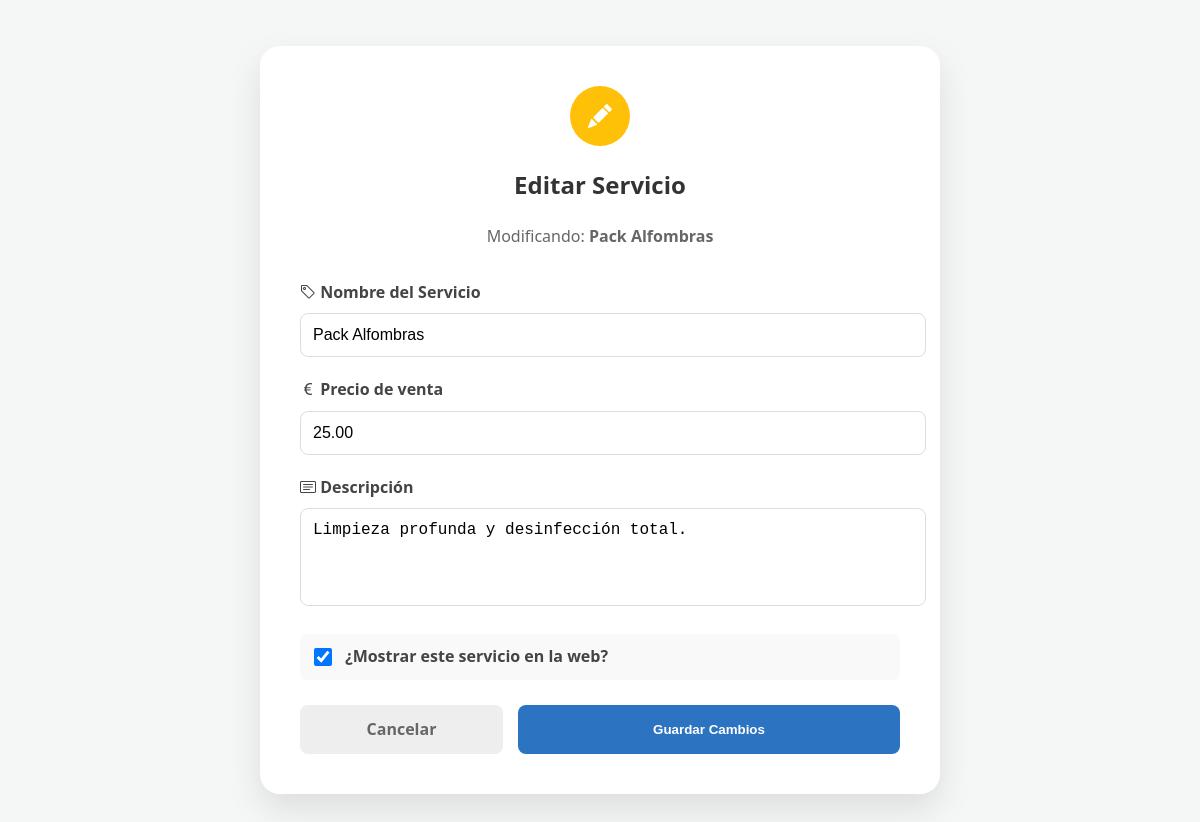
Page /admin/editar-servicio.php?id=3 (signed in) on the committed database.
### tables this page shows
CREATE TABLE `servicios` (
  `id` int(11) NOT NULL,
  `nombre` varchar(100) NOT NULL,
  `descripcion` text DEFAULT NULL,
  `precio` decimal(10,2) NOT NULL,
  `imagen` varchar(255) DEFAULT NULL,
  `activo` tinyint(1) DEFAULT 1
);

### admin/editar-servicio.php (the view, shortened to what this page needs)
<?php
include '../includes/db.php';
$id = $_GET['id'];
$query = "SELECT * FROM servicios WHERE id = $id";
$resultado = mysqli_query($conexion, $query);
$servicio = mysqli_fetch_assoc($resultado);
?>
<!DOCTYPE html>
<html lang="es">
<head>
    <link rel="stylesheet" href="../css/style.css">
    <link rel="stylesheet" href="https://cdn.jsdelivr.net/npm/bootstrap-icons@1.11.1/font/bootstrap-icons.css">
</head>
<body style="background: #f4f7f6; min-height: 100vh; display: flex; align-items: center; justify-content: center; padding: 20px;">
    <div style="width: 100%; max-width: 600px; background: white; padding: 40px; border-radius: 20px; box-shadow: 0 15px 35px rgba(0,0,0,0.1);">
        <div style="text-align: center; margin-bottom: 30px;">
            <div style="background: #ffc107; width: 60px; height: 60px; border-radius: 50%; display: flex; align-items: center; justify-content: center; margin: 0 auto 15px;">
                <i class="bi bi-pencil-fill" style="color: white; font-size: 1.5rem;"></i>
            </div>
            <h2 class="color-azul negrita">Editar Servicio</h2>
            <p style="color: #666;">Modificando: <strong><?php echo $servicio['nombre']; ?></strong></p>
        </div>
        <form method="POST">
            <div style="margin-bottom: 20px;">
                <label style="display: block; margin-bottom: 8px; font-weight: bold; color: #444;">
                    <i class="bi bi-tag"></i> Nombre del Servicio
                </label>
                <input type="text" name="nombre" value="<?php echo $servicio['nombre']; ?>" required
                       style="width: 100%; padding: 12px; border: 1px solid #ddd; border-radius: 8px; font-size: 1rem;">
            </div>
            <div style="margin-bottom: 20px;">
                <label style="display: block; margin-bottom: 8px; font-weight: bold; color: #444;">
                    <i class="bi bi-currency-euro"></i> Precio de venta
                </label>
                <input type="number" step="0.01" name="precio" value="<?php echo $servicio['precio']; ?>" required
                       style="width: 100%; padding: 12px; border: 1px solid #ddd; border-radius: 8px; font-size: 1rem;">
            </div>
            <div style="margin-bottom: 20px;">
                <label style="display: block; margin-bottom: 8px; font-weight: bold; color: #444;">
                    <i class="bi bi-card-text"></i> Descripción
                </label>
                <textarea name="descripcion" rows="4"
                          style="width: 100%; padding: 12px; border: 1px solid #ddd; border-radius: 8px; font-size: 1rem; resize: none;"><?php echo $servicio['descripcion']; ?></textarea>
            </div>
            <div style="margin-bottom: 25px; padding: 10px; background: #f9f9f9; border-radius: 8px;">
                <label style="cursor: pointer; display: flex; align-items: center; gap: 10px; font-weight: bold; color: #444;">
                    <input type="checkbox" name="activo" style="width: 18px; height: 18px;" <?php echo $servicio['activo'] ? 'checked' : ''; ?>>
                    ¿Mostrar este servicio en la web?
                </label>
            </div>
            <div style="display: flex; gap: 15px;">
                <a href="gestionar-servicios.php" class="btn-lavandi"
                   style="flex: 1; text-align: center; background: #eee; color: #666; text-decoration: none; padding: 12px; border-radius: 8px; font-weight: bold;">
                    Cancelar
                </a>
                <button type="submit" name="actualizar" class="btn-lavandi boton-azul-relleno"
                        style="flex: 2; border: none; cursor: pointer; padding: 12px; border-radius: 8px; font-weight: bold;">
                    Guardar Cambios
                </button>
            </div>
        </form>
    </div>
</body>
</html>

### css/style.css (style rules this page uses)
:root { --azul-lavandi: #2c74c2; --azul-oscuro: #0b1146; --amarillo-lavandi: #ffc107; --fondo-gris: #f8f9fa; --blanco: #ffffff; }
body { display: flex; flex-direction: column; min-height: 93vh; margin: 0; }
body { font-family: 'Segoe UI', Arial, sans-serif; margin: 0; color: #333; line-height: 1.6; background-color: var(--blanco); }
.negrita { font-weight: bold; }
.btn-lavandi { padding: 14px 30px; border-radius: 8px; text-decoration: none; font-weight: bold; transition: 0.3s; display: inline-block; border: none; cursor: pointer; }
.boton-azul-relleno, .boton-accion { background: var(--azul-lavandi); color: var(--blanco); }

### rows in the picture
servicios: nombre "Pack Alfombras", precio "25.00", descripcion "Limpieza profunda y desinfección total.", activo "☑"
